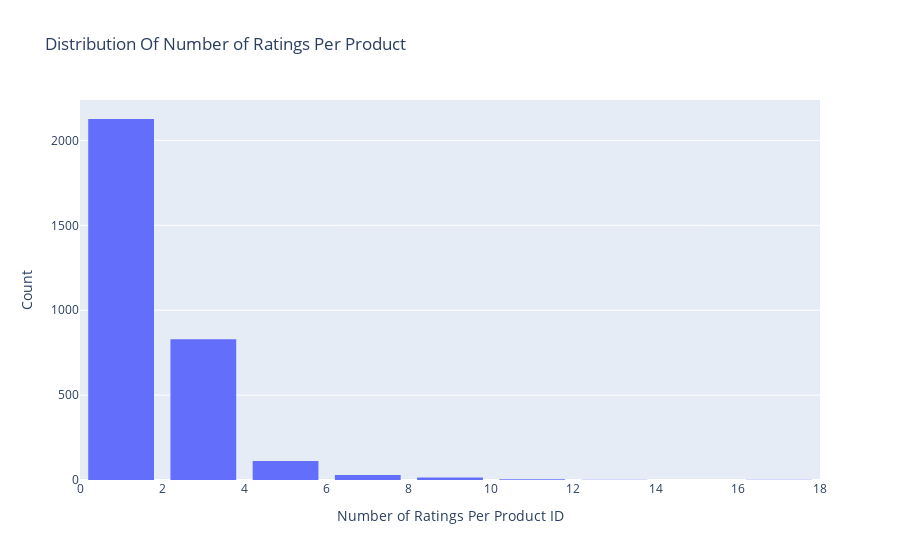

Notebook cell for this chart:
### Markdown cell above
### See the number ratings per product

### Code cell
# Number of ratings per game_toy
data = df.groupby('asin')['overall'].count()

# Create trace
trace = go.Histogram(x = data.values,
                     name = 'overall',
                     xbins = dict(start = 0,size = 2))
# Create layout
layout = go.Layout(title = 'Distribution Of Number of Ratings Per Product',
                   xaxis = dict(title = 'Number of Ratings Per Product ID'),
                   yaxis = dict(title = 'Count'),
                   bargap = 0.2)

# Create plot
fig = go.Figure(data=[trace], layout=layout)
iplot(fig)

### Figure 1 — Plotly figure (JSON) as saved in the notebook; plotly's stock layout.template omitted (floating-point values rounded to 4 significant figures; data arrays with more than 128 entries replaced by an {"elided": "..."} marker saying what was removed)
{"data": [{"name": "overall", "type": "histogram", "x": {"elided": "3119 int values"}, "xbins": {"size": 2, "start": 0}}], "layout": {"bargap": 0.2, "title": {"text": "Distribution Of Number of Ratings Per Product"}, "xaxis": {"title": {"text": "Number of Ratings Per Product ID"}}, "yaxis": {"title": {"text": "Count"}}}}
